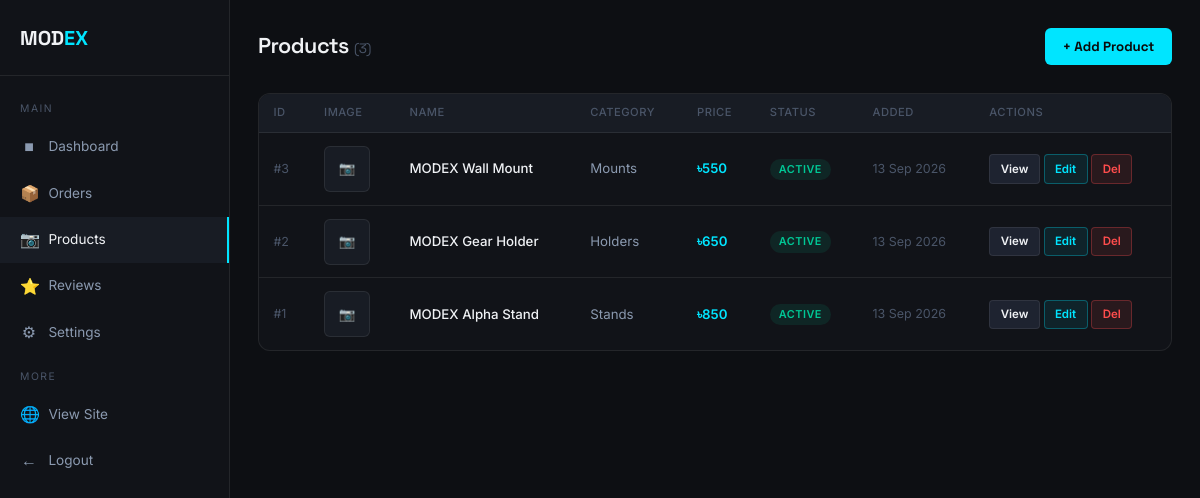
Page /admin/products.php (signed in) on the committed database.
### tables this page shows
CREATE TABLE IF NOT EXISTS products (
    id INT AUTO_INCREMENT PRIMARY KEY,
    name VARCHAR(255) NOT NULL,
    description TEXT,
    price DECIMAL(10,2) NOT NULL DEFAULT 0,
    category VARCHAR(100),
    images TEXT,
    specifications TEXT,
    is_active TINYINT(1) DEFAULT 1,
    created_at TIMESTAMP DEFAULT CURRENT_TIMESTAMP,
    updated_at TIMESTAMP DEFAULT CURRENT_TIMESTAMP ON UPDATE CURRENT_TIMESTAMP
);

### admin/products.php (the view, shortened to what this page needs)
<?php
require_once 'admin_helpers.php';
$db = getDB();
$products = $db->query("SELECT * FROM products ORDER BY id DESC")->fetchAll();
adminHead('Products');
adminNav('products');
echo '<div class="admin-main"><main>';
?>
<div class="admin-topbar">
  <h1>Products <span style="font-size:.85rem;color:var(--text-muted);font-weight:400">(<?= count($products) ?>)</span></h1>
  <a href="/admin/product_add.php" class="btn-primary" style="padding:.48rem 1.1rem;font-size:.83rem">+ Add Product</a>
</div>
<div class="admin-table-wrap">
  <table class="atbl">
    <thead><tr><th>ID</th><th>Image</th><th>Name</th><th>Category</th><th>Price</th><th>Status</th><th>Added</th><th>Actions</th></tr></thead>
    <tbody>
    <?php foreach ($products as $p): $imgs=json_decode($p['images']??'[]',true); ?>
    <tr>
      <td style="color:var(--text-muted);font-size:.78rem">#<?= $p['id'] ?></td>
      <td>
        <?php if (!empty($imgs[0]) && file_exists('../assets/images/'.$imgs[0])): ?>
          <img src="/assets/images/<?= htmlspecialchars($imgs[0]) ?>" style="width:46px;height:46px;object-fit:cover;border-radius:6px;border:1px solid var(--border)">
        <?php else: ?>
          <div style="width:46px;height:46px;background:var(--surface2);border:1px solid var(--border);border-radius:6px;display:flex;align-items:center;justify-content:center">&#128247;</div>
        <?php endif; ?>
      </td>
      <td style="font-weight:500"><?= htmlspecialchars($p['name']) ?></td>
      <td style="font-size:.83rem;color:var(--text-secondary)"><?= htmlspecialchars($p['category']??'—') ?></td>
      <td style="font-weight:600;color:var(--accent)">&#2547;<?= number_format($p['price'],0) ?></td>
      <td>
        <a href="?toggle=<?= $p['id'] ?>" class="badge <?= $p['is_active']?'b-active':'b-hidden' ?>" style="cursor:pointer;text-decoration:none">
          <?= $p['is_active']?'Active':'Hidden' ?>
        </a>
      </td>
      <td style="color:var(--text-muted);font-size:.78rem"><?= date('d M Y',strtotime($p['created_at'])) ?></td>
      <td style="white-space:nowrap">
        <a href="/product.php?id=<?= $p['id'] ?>" target="_blank" class="abtn abtn-view">View</a>
        <a href="/admin/product_edit.php?id=<?= $p['id'] ?>" class="abtn abtn-edit">Edit</a>
        <a href="?delete=<?= $p['id'] ?>" class="abtn abtn-delete" onclick="return confirm('Delete this product?')">Del</a>
      </td>
    </tr>
    <?php endforeach; ?>
    </tbody>
  </table>
</div>
<?php echo '</main></div>'; adminFoot(); ?>

### admin/admin_helpers.php
<?php
function adminNav($active='') {
    $links = [
        'index'       => ['&#9632;', 'Dashboard', '/admin/index.php'],
        'orders'      => ['&#128230;', 'Orders',    '/admin/orders.php'],
        'products'    => ['&#128247;', 'Products',  '/admin/products.php'],
        'testimonials'=> ['&#11088;',  'Reviews',   '/admin/testimonials.php'],
        'settings'    => ['&#9881;',   'Settings',  '/admin/settings.php'],
    ];
    echo '<aside class="admin-sidebar">';
    echo '<div class="sidebar-brand">MOD<span>EX</span></div>';
    echo '<nav class="sidebar-nav">';
    echo '<div class="sidebar-section">Main</div>';
    foreach ($links as $key => $l) {
        $cls = ($active === $key) ? ' class="active"' : '';
        echo '<a href="'.$l[2].'"'.$cls.'><span class="ni">'.$l[0].'</span>'.$l[1].'</a>';
    }
    echo '<div class="sidebar-section">More</div>';
    echo '<a href="/" target="_blank"><span class="ni">&#127760;</span>View Site</a>';
    echo '<a href="/admin/logout.php"><span class="ni">&#8592;</span>Logout</a>';
    echo '</nav></aside>';
}
function adminHead($title='MODEX Admin') {
    echo '<!DOCTYPE html>
<html lang="en">
<head>
<meta charset="UTF-8">
<meta name="viewport" content="width=device-width,initial-scale=1.0,maximum-scale=5.0">
<meta name="robots" content="noindex,nofollow">
<title>'.htmlspecialchars($title).' — MODEX Admin</title>
<link rel="preconnect" href="https://fonts.googleapis.com">
<link href="https://fonts.googleapis.com/css2?family=Space+Grotesk:wght@500;600;700&family=Inter:wght@300;400;500&display=swap" rel="stylesheet">
<link rel="stylesheet" href="/assets/css/style.css">
</head>
<body class="admin-wrap">';
}
function adminFoot() {
    echo '</main></div>
<script src="/assets/js/main.js"></script>
</body></html>';
}

### assets/css/style.css (style rules this page uses)
*,*::before,*::after { box-sizing:border-box;margin:0;padding:0 }
:root { --black:#0a0a0a;--white:#fff; --accent:#00e5ff;--accent-dim:#00b8cc;--accent-glow:rgba(0,229,255,.15); --surface:#111318;--surface2:#181c24;--surface3:#1e2330; --border:rgba(255,255,255,.08);--border-accent:rgba(0,229,255,.3); --text-primary:#f0f2f5;--text-secondary:#8b9ab0;--text-muted:#4a5568; --danger:#ff4d4d;--success:#00c896;--warning:#ffb800; --radius:12px;--radius-sm:6px;--tr:.2s ease; }
html { scroll-behavior:smooth }
body { font-family:'Inter',sans-serif;background:var(--black);color:var(--text-primary);line-height:1.6;overflow-x:hidden }
h1,h2,h3,h4 { font-family:'Space Grotesk',sans-serif;font-weight:600;line-height:1.2 }
a { color:inherit;text-decoration:none }
.btn-primary { background:var(--accent);color:var(--black);padding:.82rem 1.8rem;border-radius:var(--radius-sm);font-size:.95rem;font-weight:700;font-family:'Space Grotesk',sans-serif;border:none;cursor:pointer;display:inline-block;transition:all var(--tr);text-align:center }
.admin-wrap { display:flex;min-height:100vh;background:#0d0f13;color:var(--text-primary);font-family:'Inter',sans-serif }
.admin-sidebar { width:230px;background:var(--surface);border-right:1px solid var(--border);position:fixed;top:0;left:0;bottom:0;overflow-y:auto;z-index:100;flex-shrink:0 }
.sidebar-brand { padding:1.35rem 1.25rem;font-family:'Space Grotesk',sans-serif;font-size:1.25rem;font-weight:700;border-bottom:1px solid var(--border) }
.sidebar-brand span { color:var(--accent) }
.sidebar-nav { padding:.75rem 0 }
.sidebar-section { padding:.4rem 1.25rem;font-size:.65rem;text-transform:uppercase;letter-spacing:1.5px;color:var(--text-muted);margin-top:.4rem }
.sidebar-nav a { display:flex;align-items:center;gap:.65rem;padding:.65rem 1.25rem;font-size:.85rem;color:var(--text-secondary);transition:all var(--tr) }
.sidebar-nav a:hover,.sidebar-nav a.active { color:var(--text-primary);background:var(--surface2);border-right:2px solid var(--accent) }
.sidebar-nav a .ni { font-size:1rem;width:18px;text-align:center }
.admin-main { margin-left:230px;flex:1;padding:1.75rem }
.admin-topbar { display:flex;align-items:center;justify-content:space-between;margin-bottom:1.75rem;flex-wrap:wrap;gap:.75rem }
.admin-topbar h1 { font-size:1.35rem;letter-spacing:-.5px }
.admin-table-wrap { background:var(--surface);border:1px solid var(--border);border-radius:var(--radius);overflow:hidden;margin-bottom:1.75rem }
table.atbl { width:100%;border-collapse:collapse;font-size:.83rem }
.atbl th { padding:.65rem .9rem;text-align:left;font-size:.7rem;text-transform:uppercase;letter-spacing:.5px;color:var(--text-muted);background:var(--surface2);border-bottom:1px solid var(--border);font-weight:500 }
.atbl td { padding:.8rem .9rem;border-bottom:1px solid var(--border);vertical-align:middle }
.atbl tr:last-child td { border-bottom:none }
.badge { display:inline-block;padding:2px 9px;border-radius:100px;font-size:.68rem;font-weight:600;text-transform:uppercase;letter-spacing:.5px }
.b-active { background:rgba(0,200,150,.1);color:var(--success) }
.abtn { padding:.28rem .65rem;border-radius:4px;font-size:.72rem;font-weight:600;border:none;cursor:pointer;transition:all var(--tr);font-family:'Inter',sans-serif;text-decoration:none;display:inline-block }
.abtn-view { background:var(--surface3);color:var(--text-primary);border:1px solid var(--border) }
.abtn-delete { background:rgba(255,77,77,.1);color:var(--danger);border:1px solid rgba(255,77,77,.3) }
.abtn-edit { background:rgba(0,229,255,.08);color:var(--accent);border:1px solid var(--border-accent) }

### rows in the picture
products: id "3", name "MODEX Wall Mount", category "Mounts", price "550", is_active "ACTIVE", created_at "13 Sep 2026"
products: id "2", name "MODEX Gear Holder", category "Holders", price "650", is_active "ACTIVE", created_at "13 Sep 2026"
products: id "1", name "MODEX Alpha Stand", category "Stands", price "850", is_active "ACTIVE", created_at "13 Sep 2026"

### other values in the picture
$l[0] "■"
$l[1] "Dashboard"
$l[0] "📦"
$l[1] "Orders"
$l[0] "📷"
$l[1] "Products"
$l[0] "⭐"
$l[1] "Reviews"
$l[0] "⚙"
$l[1] "Settings"
count($products) "3"
